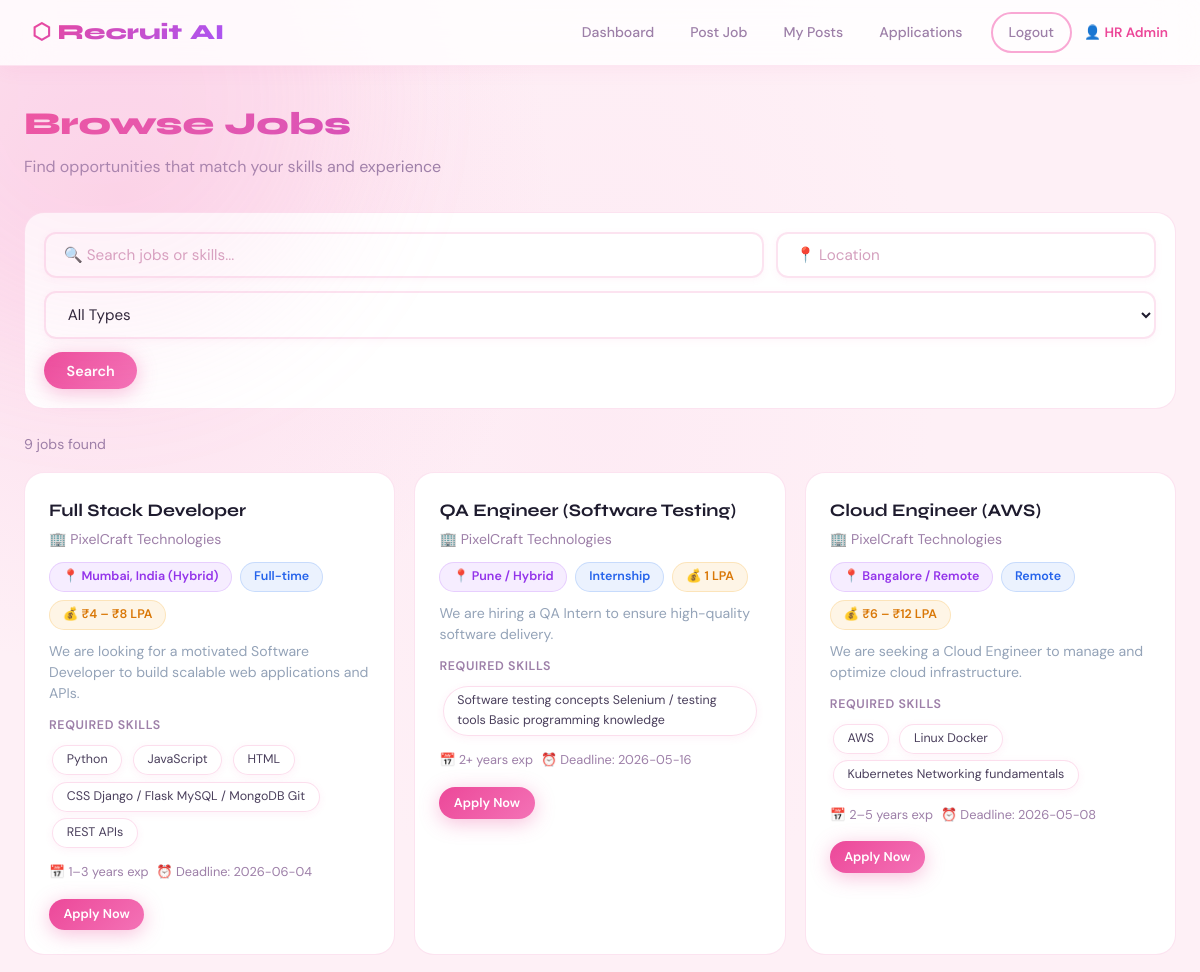
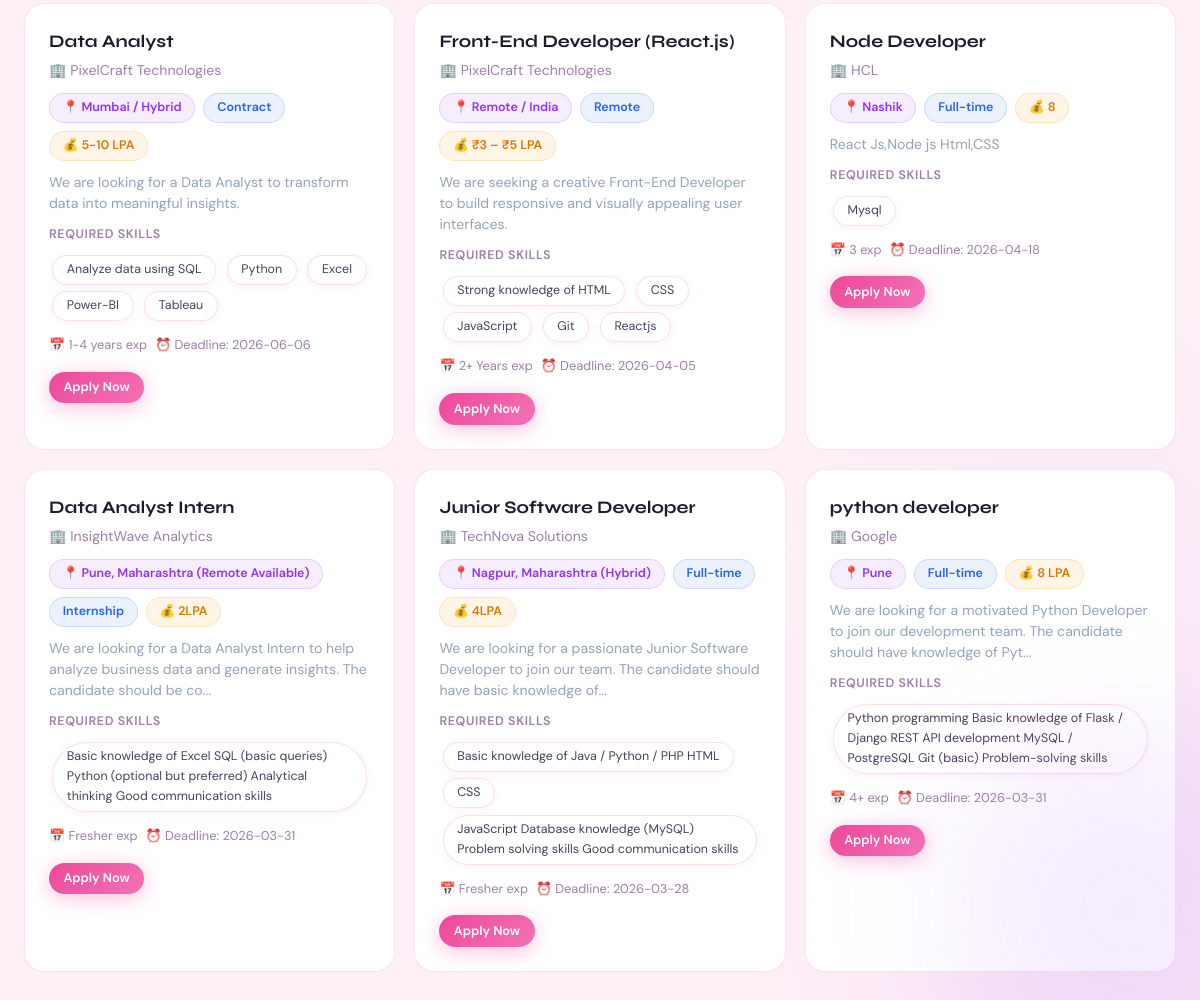
The page /jobs (signed in) on the database its author committed (2 pictures, top to bottom).
### tables this page shows
CREATE TABLE job_posts (
            id INTEGER PRIMARY KEY AUTOINCREMENT,
            hr_id INTEGER,
            title TEXT,
            company TEXT,
            location TEXT,
            job_type TEXT,
            description TEXT,
            required_skills TEXT,
            required_experience TEXT,
            required_education TEXT,
            salary TEXT,
            deadline TEXT,
            status TEXT DEFAULT 'active',
            created_at TEXT DEFAULT CURRENT_TIMESTAMP,
            FOREIGN KEY(hr_id) REFERENCES users(id)
        );

### app.py (the view)
@app.route('/jobs')
def jobs():
    if 'user_id' not in session: return redirect(url_for('login'))
    q=request.args.get('q',''); loc=request.args.get('loc',''); jtype=request.args.get('jtype','')
    conn=get_db()
    query="SELECT * FROM job_posts WHERE status='active'"
    params=[]
    if q: query+=" AND (title LIKE ? OR required_skills LIKE ?)"; params+=[f'%{q}%',f'%{q}%']
    if loc: query+=" AND location LIKE ?"; params.append(f'%{loc}%')
    if jtype: query+=" AND job_type=?"; params.append(jtype)
    query+=" ORDER BY created_at DESC"
    jobs=conn.execute(query,params).fetchall()
    applied=[r['job_id'] for r in conn.execute("SELECT job_id FROM applications WHERE user_id=?",(session['user_id'],)).fetchall()]
    conn.close()
    return render_template('jobs.html', jobs=jobs, applied=applied, q=q, loc=loc, jtype=jtype)

### app.py (called while the page is built)
def get_db():
    conn = sqlite3.connect(DB)
    conn.row_factory = sqlite3.Row
    return conn

### templates/jobs.html (shortened to what this page needs)
{% extends 'base.html' %}
{% block content %}
<div class="container">
  <div class="page-header">
    <div class="page-title">Browse Jobs</div>
    <div class="page-sub">Find opportunities that match your skills and experience</div>
  </div>
  <form class="search-bar" method="GET">
    <input name="q" class="form-control" style="flex:2;min-width:180px" placeholder="🔍 Search jobs or skills..." value="{{ q }}">
    <input name="loc" class="form-control" style="flex:1;min-width:130px" placeholder="📍 Location" value="{{ loc }}">
    <select name="jtype" class="form-control" style="min-width:130px">
      <option value="">All Types</option>
    </select>
    <button class="btn btn-primary">Search</button>
  </form>
  {% if jobs %}
    <div style="color:var(--muted);font-size:.88rem;margin-bottom:1rem">{{ jobs|length }} job{{ 's' if jobs|length!=1 }} found</div>
    <div class="jobs-grid">
      {% for j in jobs %}
      <div class="job-card {% if j.id in applied %}applied{% endif %}">
        <div style="display:flex;justify-content:space-between;align-items:start">
          <div>
            <div style="font-family:'Syne',sans-serif;font-weight:700;font-size:1.1rem">{{ j.title }}</div>
            <div style="color:var(--muted);font-size:.88rem;margin-top:.2rem">🏢 {{ j.company }}</div>
          </div>
        </div>
        <div style="display:flex;gap:.5rem;flex-wrap:wrap">
          <span class="badge badge-purple">📍 {{ j.location }}</span>
          <span class="badge badge-blue">{{ j.job_type }}</span>
          {% if j.salary %}<span class="badge badge-yellow">💰 {{ j.salary }}</span>{% endif %}
        </div>
        <div style="font-size:.88rem;color:#94a3b8;line-height:1.5">{{ j.description[:120] }}{% if j.description|length>120 %}...{% endif %}</div>
        <div>
          <div style="font-size:.78rem;color:var(--muted);margin-bottom:.4rem;font-weight:600;text-transform:uppercase;letter-spacing:.05em">Required Skills</div>
          <div>{% for sk in j.required_skills.split(',')[:5] if sk.strip() %}
            <span class="skill-tag" style="font-size:.78rem">{{ sk.strip() }}</span>
          {% endfor %}</div>
        </div>
        <div style="display:flex;gap:.5rem;font-size:.8rem;color:var(--muted)">
          {% if j.required_experience %}<span>📅 {{ j.required_experience }} exp</span>{% endif %}
          {% if j.deadline %}<span>⏰ Deadline: {{ j.deadline }}</span>{% endif %}
        </div>
        <div style="display:flex;gap:.7rem;margin-top:.3rem">
          {% if j.id in applied %}
            <span class="btn btn-ghost btn-sm" style="cursor:default;opacity:.6">✓ Applied</span>
          {% else %}
            <a href="{{ url_for('apply_job', job_id=j.id) }}" class="btn btn-primary btn-sm">Apply Now</a>
          {% endif %}
        </div>
      </div>
      {% endfor %}
    </div>
  {% else %}
    <div class="empty" style="padding:6rem 2rem">
      <div class="empty-icon">🔍</div>
      <div style="font-family:'Syne',sans-serif;font-size:1.2rem;font-weight:700;margin-bottom:.5rem">No jobs found</div>
      <div class="empty-text">Try adjusting your search filters</div>
    </div>
  {% endif %}
</div>
{% endblock %}

### templates/base.html (shortened to what this page needs)
<!DOCTYPE html>
<html lang="en">
<head>
<link rel="stylesheet" href="{{ url_for('static', filename='css/style.css') }}">
</head>
<body>
<nav>
  <a href="{{ url_for('index') }}" class="nav-brand">⬡ Recruit<span>AI</span></a>
  <div class="nav-links">
    {% if session.get('user_id') %}
      {% if session.role == 'hr' %}
        <a href="{{ url_for('hr_dashboard') }}">Dashboard</a>
        <a href="{{ url_for('hr_post_job') }}">Post Job</a>
        <a href="{{ url_for('hr_posts') }}">My Posts</a>
        <a href="{{ url_for('hr_applications') }}">Applications</a>
      {% else %}
        <a href="{{ url_for('user_dashboard') }}">Dashboard</a>
        <a href="{{ url_for('jobs') }}">Browse Jobs</a>
        <a href="{{ url_for('profile') }}">Profile</a>
        <a href="{{ url_for('view_resume', user_id=session.user_id) }}" target="_blank">Resume</a>
      {% endif %}
      <a href="{{ url_for('logout') }}" class="btn btn-outline btn-sm" style="margin-left:.5rem">Logout</a>
      <span style="color:var(--primary);font-size:.85rem;font-weight:600;margin-left:.5rem">👤 {{ session.name }}</span>
    {% else %}
      <a href="{{ url_for('login') }}">Login</a>
      <a href="{{ url_for('register') }}" class="btn btn-primary btn-sm" style="margin-left:.5rem">Register</a>
    {% endif %}
  </div>
</nav>
<main>
  {% block content %}{% endblock %}
</main>
</body>
</html>

### rows shown on the page
job_posts: title "Full Stack Developer", company "PixelCraft Technologies", location "Mumbai, India (Hybrid)", job_type "Full-time", salary "₹4 – ₹8 LPA", description "We are looking for a motivated Software Developer to build scalable web applications and APIs.", strip "Python" "JavaScript" "HTML" "CSS Django / Flask MySQL / MongoDB Git" "REST APIs", required_experience "1–3 years", deadline "2026-06-04"
job_posts: title "QA Engineer (Software Testing)", company "PixelCraft Technologies", location "Pune / Hybrid", job_type "Internship", salary "1 LPA", description "We are hiring a QA Intern to ensure high-quality software delivery.", strip "Software testing concepts Selenium / testing tools Basic programming knowledge", required_experience "2+ years", deadline "2026-05-16"
job_posts: title "Cloud Engineer (AWS)", company "PixelCraft Technologies", location "Bangalore / Remote", job_type "Remote", salary "₹6 – ₹12 LPA", description "We are seeking a Cloud Engineer to manage and optimize cloud infrastructure.", strip "AWS" "Linux Docker" "Kubernetes Networking fundamentals", required_experience "2–5 years", deadline "2026-05-08"
job_posts: title "Data Analyst", company "PixelCraft Technologies", location "Mumbai / Hybrid", job_type "Contract", salary "5-10 LPA", description "We are looking for a Data Analyst to transform data into meaningful insights.", strip "Analyze data using SQL" "Python" "Excel" "Power-BI" "Tableau", required_experience "1-4 years", deadline "2026-06-06"
job_posts: title "Front-End Developer (React.js)", company "PixelCraft Technologies", location "Remote / India", job_type "Remote", salary "₹3 – ₹5 LPA", description "We are seeking a creative Front-End Developer to build responsive and visually appealing user interfaces.", strip "Strong knowledge of HTML" "CSS" "JavaScript" "Git" "Reactjs", required_experience "2+ Years", deadline "2026-04-05"
job_posts: title "Node Developer", company "HCL", location "Nashik", job_type "Full-time", salary "8", description "React Js,Node js Html,CSS", strip "Mysql", required_experience "3", deadline "2026-04-18"
job_posts: title "Data Analyst Intern", company "InsightWave Analytics", location "Pune, Maharashtra (Remote Available)", job_type "Internship", salary "2LPA", description "We are looking for a Data Analyst Intern to help analyze business data and generate insights. The candidate should be co", strip "Basic knowledge of Excel SQL (basic queries) Python (optional but preferred) Analytical thinking Good communication skills", required_experience "Fresher", deadline "2026-03-31"
job_posts: title "Junior Software Developer", company "TechNova Solutions", location "Nagpur, Maharashtra (Hybrid)", job_type "Full-time", salary "4LPA", description "We are looking for a passionate Junior Software Developer to join our team. The candidate should have basic knowledge of", strip "Basic knowledge of Java / Python / PHP HTML" "CSS" "JavaScript Database knowledge (MySQL) Problem solving skills Good communication skills", required_experience "Fresher", deadline "2026-03-28"
job_posts: title "python developer", company "Google", location "Pune", job_type "Full-time", salary "8 LPA", description "We are looking for a motivated Python Developer to join our development team. The candidate should have knowledge of Pyt", strip "Python programming Basic knowledge of Flask / Django REST API development MySQL / PostgreSQL Git (basic) Problem-solving skills", required_experience "4+", deadline "2026-03-31"

### other values the page prints
{{ session.name }} "HR Admin"
{{ jobs|length }} "9"
{{ 's' if jobs|length!=1 }} "s"
